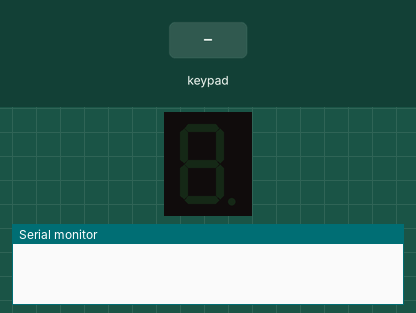
This sketch was run on a simulated Arduino Mega 2560, built with avr-gcc and run on an emulated ATmega2560. On the bench: 1-digit seven-segment display, the last lines printed to the serial monitor. Wiring (inferred from the names in the program): 1-digit 7-segment display, segments lit when HIGH: segments pin 2, pin 3, pin 4, pin 5, pin 6, pin 8, pin 9. Inputs (shaded band) come from the test bench. The segment pins are drawn as the display they are named for.

Above: at 1.2 s.
1.3 s: keypad keys 2 2 2 4 2 6 2 8 pressed 0.4 s apart
At 4.9 s:
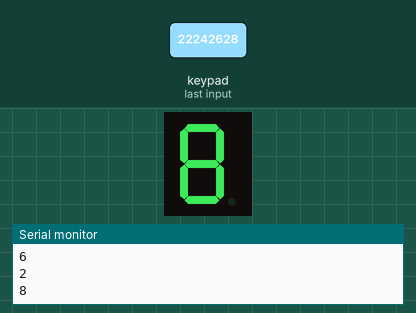
6.0 s: key 'A' pressed
At 6.5 s:
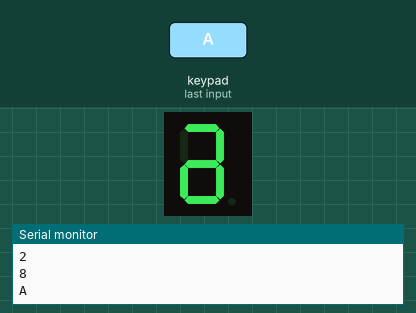
7.5 s: key 'B' pressed
At 8.6 s:
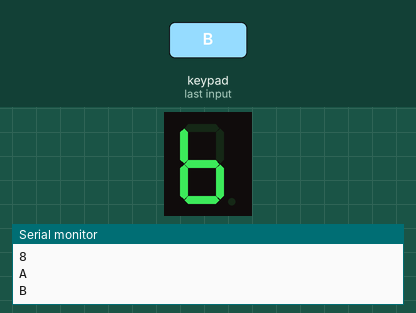
9.0 s: keypad keys 2 2 2 4 2 6 2 8 D pressed 0.4 s apart
At 13.4 s:
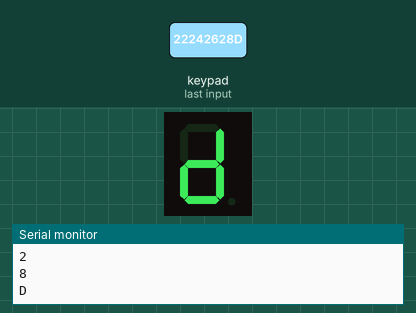
14.1 s: key 'C' pressed
At 14.8 s:
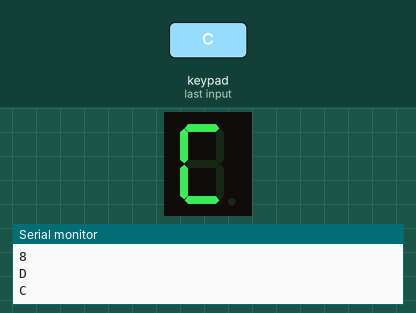
15.6 s: keypad keys 3 0 3 2 3 4 3 6 # pressed 0.4 s apart
At 19.4 s:
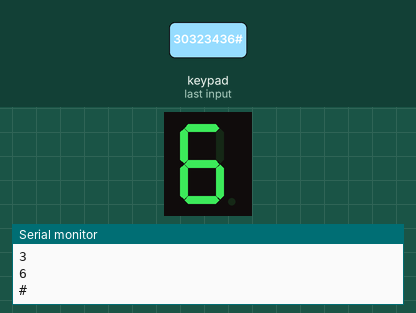
Timing chart, 0 to 20.9 s (numbered marks = the images above; inputs shaded):
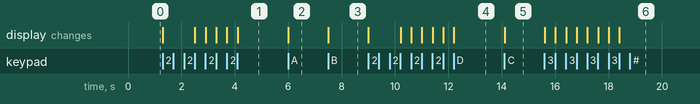

Measured:
- after the input at 1.3 s, the display: first changes at once (image 1 shows a later state)
- after the input at 6.0 s, the display: changes at once (image 2)
- after the input at 7.5 s, the display: changes at once (image 3)
- after the input at 9.0 s, the display: first changes at once (image 4 shows a later state)
- after the input at 14.1 s, the display: changes at once (image 5)
- after the input at 15.6 s, the display: first changes at once (image 6 shows a later state)

The sketch:

HelloKeypadA.ino
```cpp
/* @file HelloKeypad.pde
|| @version 1.0
|| @author Alexander Brevig
|| @contact alexanderbrevig@gmail.com
||
|| @description
|| | Demonstrates the simplest use of the matrix Keypad library.
|| #
*/
#include <Keypad.h>

const byte ROWS = 4; //four rows
const byte COLS = 4; //four columns
char keys[ROWS][COLS] = {
  {'1','2','3','A'},
  {'4','5','6','B'},
  {'7','8','9','C'},
  {'*','0','#','D'}
};
//byte rowPins[ROWS] = {5, 4, 3, 2}; //connect to the row pinouts of the keypad
//byte colPins[COLS] = {9, 8, 7, 6}; //connect to the column pinouts of the keypad

byte rowPins[ROWS] = {22, 24, 26, 28}; //connect to the row pinouts of the keypad
byte colPins[COLS] = {30, 32, 34, 36};

Keypad keypad = Keypad( makeKeymap(keys), rowPins, colPins, ROWS, COLS );

int a = 2;  //For displaying segment "a"
int b = 3;  //For displaying segment "b"
int c = 4;  //For displaying segment "c"
int d = 5;  //For displaying segment "d"
int e = 6;  //For displaying segment "e"
int f = 8;  //For displaying segment "f"
int g = 9;  //For displaying segment "g"

void setup(){
  Serial.begin(9600);
  pinMode(a, OUTPUT);  //A
  pinMode(b, OUTPUT);  //B
  pinMode(c, OUTPUT);  //C
  pinMode(d, OUTPUT);  //D
  pinMode(e, OUTPUT);  //E
  pinMode(f, OUTPUT);  //F
  pinMode(g, OUTPUT);  //G
}

void loop(){
  char key = keypad.getKey();

  if (key){
    Serial.println(key);
    switch(key){
      case '1':
        displayDigit(1);
        break;
      case '2':
        displayDigit(2);
        break;
      case '3':
        displayDigit(3);
        break;
      case '4':
        displayDigit(4);
        break;
      case '5':
        displayDigit(5);
        break;
      case '6':
        displayDigit(6);
        break;
      case '7':
        displayDigit(7);
        break;
      case '8':
        displayDigit(8);
        break;
      case '9':
        displayDigit(9);
        break;
      case '0':
        displayDigit(0);
        break;
      case 'A':
        displayDigit(10);
        break;
      case 'B':
        displayDigit(11);
        break;
      case 'C':
        displayDigit(12);
        break;
      case 'D':
        displayDigit(13);
        break;
    }
  }
}

void displayDigit(int digit)
{
  turnOff();
 //Conditions for displaying segment a
 if(digit!=1 && digit != 4 && digit!= 11 && digit != 13)
 digitalWrite(a,HIGH);

 //Conditions for displaying segment b
 if(digit != 5 && digit != 6 && digit!=11 && digit!=12)
 digitalWrite(b,HIGH);

 //Conditions for displaying segment c
 if(digit !=2 && digit != 12)
 digitalWrite(c,HIGH);

 //Conditions for displaying segment d
 if(digit != 1 && digit !=4 && digit !=7)
 digitalWrite(d,HIGH);

 //Conditions for displaying segment e
 if(digit == 2 || digit ==6 || digit == 8 || digit==0)
 digitalWrite(e,HIGH);

 if(digit==10 || digit==11 || digit==12 || digit == 13)
 digitalWrite(e, HIGH);

 //Conditions for displaying segment f
 if(digit != 1 && digit !=2 && digit!=3 && digit !=7 && digit != 13 && digit != 10)
 digitalWrite(f,HIGH);

 if (digit!=0 && digit!=1 && digit !=7 && digit!=12)
 digitalWrite(g,HIGH);

}
void turnOff()
{
  digitalWrite(a,LOW);
  digitalWrite(b,LOW);
  digitalWrite(c,LOW);
  digitalWrite(d,LOW);
  digitalWrite(e,LOW);
  digitalWrite(f,LOW);
  digitalWrite(g,LOW);
}
```
